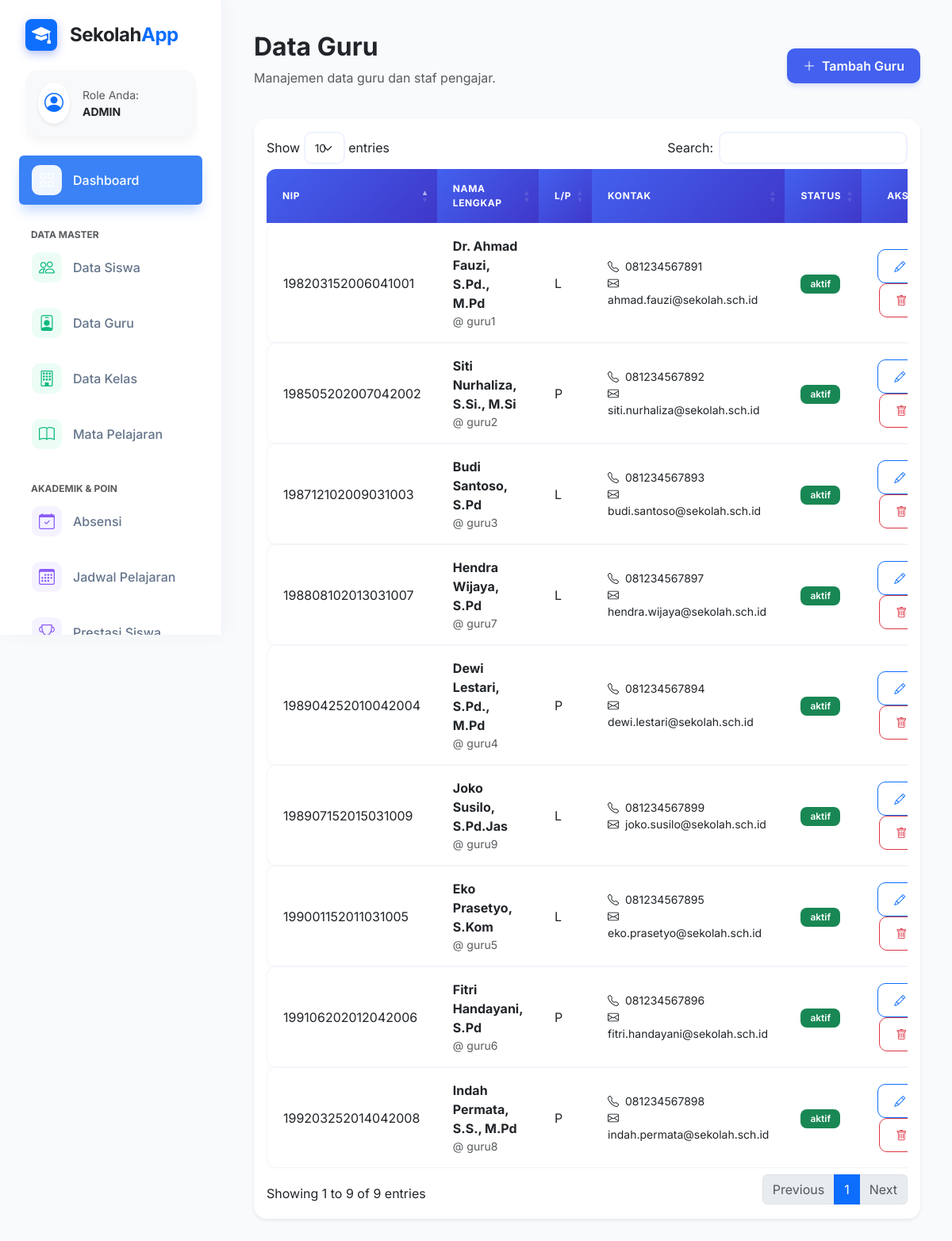
Page /guru (signed in) on the committed database.
### tables this page shows
CREATE TABLE `users` (
  `id` INT AUTO_INCREMENT PRIMARY KEY,
  `username` VARCHAR(50) UNIQUE NOT NULL,
  `password` VARCHAR(255) NOT NULL,
  `nama_lengkap` VARCHAR(100) NOT NULL,
  `jenis_kelamin` ENUM('L','P') DEFAULT 'L',
  `nip` VARCHAR(30) UNIQUE,
  `tempat_lahir` VARCHAR(50),
  `tanggal_lahir` DATE,
  `alamat` TEXT,
  `no_telepon` VARCHAR(15),
  `email` VARCHAR(100) UNIQUE,
  `role` ENUM('admin','guru','siswa') DEFAULT 'guru',
  `jabatan` VARCHAR(100),
  `bidang_studi` VARCHAR(100),
  `foto` VARCHAR(255),
  `status` ENUM('aktif','nonaktif','pensiun','pindah') DEFAULT 'aktif',
  `last_login` TIMESTAMP,
  `created_at` TIMESTAMP DEFAULT CURRENT_TIMESTAMP,
  `updated_at` TIMESTAMP DEFAULT CURRENT_TIMESTAMP ON UPDATE CURRENT_TIMESTAMP
);

### controllers/GuruController.php (called while the page is built, shortened)
<?php
class GuruController extends BaseController
{
    public function index()
    {
        $model = $this->model('GuruModel');
        $data = [
            'title' => 'Data Guru',
            'guru' => $model->getAllGuru()
        ];
        $this->view('guru/index', $data);
    }
}

### core/Router.php (called while the page is built, shortened)
<?php
class Router
{
    protected $method = 'index';
    public function __construct()
    {
        $url = $this->parseUrl();
        if (isset($url[0])) {
            $controllerName = ucfirst($url[0]) . 'Controller';
            if (file_exists(__DIR__ . '/../controllers/' . $controllerName . '.php')) {
                unset($url[0]);
            }
        }
        $this->controller = new $this->controller;
        $this->params = $url ? array_values($url) : [];
        call_user_func_array([$this->controller, $this->method], $this->params);
    }
    public function parseUrl()
    {
        if (isset($_GET['url'])) {
            return explode('/', filter_var(rtrim($_GET['url'], '/'), FILTER_SANITIZE_URL));
        }
        return [];
    }
}

### index.php (called while the page is built)
<?php
require_once 'config/database.php';
require_once 'core/Router.php';
require_once 'core/BaseController.php';
require_once 'core/BaseModel.php';
$app = new Router();

### core/Database.php (called while the page is built, shortened)
<?php
class Database
{
    private $host = DB_HOST;
    private $user = DB_USER;
    private $pass = DB_PASS;
    private $dbname = DB_NAME;
    public $conn;
    private function connect()
    {
        $this->conn = new mysqli($this->host, $this->user, $this->pass, $this->dbname);
    }
    public function rawQuery($sql)
    {
        return $this->conn->query($sql);
    }
}

### core/BaseModel.php (called while the page is built, shortened)
<?php
require_once __DIR__ . '/Database.php';
class BaseModel
{
    protected $db;
    public function __construct()
    {
        $this->db = new Database();
    }
    public function rawQuery($sql)
    {
        return $this->db->rawQuery($sql);
    }
}

### models/GuruModel.php (called while the page is built, shortened)
<?php
class GuruModel extends BaseModel
{
    public function getAllGuru()
    {
        return $this->rawQuery("SELECT * FROM users WHERE role = 'guru' AND status != 'nonaktif' ORDER BY nama_lengkap ASC")->fetch_all(MYSQLI_ASSOC);
    }
}

### views/guru/index.php (the view)
<div class="main-content">
    <div class="d-flex justify-content-between align-items-center mb-4">
        <div>
            <h2 class="fw-bold text-dark">Data Guru</h2>
            <p class="text-muted">Manajemen data guru dan staf pengajar.</p>
        </div>
        <?php if ($_SESSION['role'] == 'admin'): ?>
            <a href="<?= BASE_URL ?>guru/create" class="btn btn-primary">
                <i class="bi bi-plus-lg me-2"></i>Tambah Guru
            </a>
        <?php endif; ?>
    </div>
    <div class="card border-0 shadow-sm">
        <div class="card-body">
            <div class="table-responsive">
                <table class="table table-hover align-middle datatable w-100">
                    <thead class="bg-light">
                        <tr>
                            <th>NIP</th>
                            <th>Nama Lengkap</th>
                            <th>L/P</th>
                            <th>Kontak</th>
                            <th>Status</th>
                            <?php if ($_SESSION['role'] == 'admin'): ?>
                                <th class="text-center" width="150">Aksi</th>
                            <?php endif; ?>
                        </tr>
                    </thead>
                    <tbody>
                        <?php foreach ($guru as $g): ?>
                            <tr>
                                <td>
                                    <?= $g['nip'] ?? '-' ?>
                                </td>
                                <td>
                                    <div class="fw-bold">
                                        <?= $g['nama_lengkap'] ?>
                                    </div>
                                    <div class="small text-muted">@
                                        <?= $g['username'] ?>
                                    </div>
                                </td>
                                <td>
                                    <?= $g['jenis_kelamin'] ?>
                                </td>
                                <td>
                                    <div class="small"><i class="bi bi-telephone me-1"></i>
                                        <?= $g['no_telepon'] ?>
                                    </div>
                                    <div class="small"><i class="bi bi-envelope me-1"></i>
                                        <?= $g['email'] ?>
                                    </div>
                                </td>
                                <td><span class="badge bg-success">
                                        <?= $g['status'] ?>
                                    </span></td>
                                <?php if ($_SESSION['role'] == 'admin'): ?>
                                    <td class="text-center">
                                        <a href="<?= BASE_URL ?>guru/edit/<?= $g['id'] ?>"
                                            class="btn btn-sm btn-outline-primary me-1"><i class="bi bi-pencil"></i></a>
                                        <a href="<?= BASE_URL ?>guru/delete/<?= $g['id'] ?>"
                                            class="btn btn-sm btn-outline-danger"
                                            onclick="return confirm('Hapus data guru ini?')"><i class="bi bi-trash"></i></a>
                                    </td>
                                <?php endif; ?>
                            </tr>
                        <?php endforeach; ?>
                    </tbody>
                </table>
            </div>
        </div>
    </div>
</div>

### views/layouts/header.php (style rules this page uses)
:root { --primary-color: #4361ee; --primary-light: #eef2ff; --secondary-color: #3f37c9; --success-color: #10b981; --danger-color: #ef4444; --warning-color: #f59e0b; --info-color: #3b82f6; --sidebar-width: 280px; --bg-body: #f8fafc; --card-shadow: 0 10px 15px -3px rgba(0, 0, 0, 0.04), 0 4px 6px -2px rgba(0, 0, 0, 0.02); }
body { font-family: 'Inter', sans-serif; background-color: var(--bg-body); color: #1e293b; }
.main-content { margin-left: var(--sidebar-width); padding: 40px; }
.card { border: 1px solid #f1f5f9; border-radius: 16px; box-shadow: var(--card-shadow); transition: transform 0.2s, box-shadow 0.2s; background: #fff; }
.table:not(.calendar-table) thead th { border: none; background: linear-gradient(135deg, var(--primary-color), var(--secondary-color)); color: white; text-transform: uppercase; font-size: 0.75rem; font-weight: 700; letter-spacing: 0.05em; padding: 16px 20px; vertical-align: middle; }
.table:not(.calendar-table) thead th:first-child { border-top-left-radius: 12px; }
.table:not(.calendar-table) thead th:last-child { border-top-right-radius: 12px; }
.table:not(.calendar-table) tbody tr { background-color: #fff; box-shadow: 0 1px 3px rgba(0, 0, 0, 0.02); transition: all 0.2s; }
.table:not(.calendar-table) tbody td { padding: 16px 20px; border-top: 1px solid #f1f5f9; border-bottom: 1px solid #f1f5f9; }
.table:not(.calendar-table) tbody td:first-child { border-left: 1px solid #f1f5f9; border-top-left-radius: 12px; border-bottom-left-radius: 12px; }
.table:not(.calendar-table) tbody td:last-child { border-right: 1px solid #f1f5f9; border-top-right-radius: 12px; border-bottom-right-radius: 12px; }
.badge { padding: 6px 12px; font-weight: 600; border-radius: 8px; }
.btn { border-radius: 10px; padding: 10px 20px; font-weight: 600; transition: all 0.2s; }
.btn-primary { background-color: var(--primary-color); border: none; box-shadow: 0 4px 6px -1px rgba(67, 97, 238, 0.2); }

### rows in the picture
users: nip "198712102009031003", nama_lengkap "Budi Santoso, S.Pd", username "guru3", jenis_kelamin "L", no_telepon "081234567893", email "budi.santoso@sekolah.sch.id", status "aktif"
users: nip "198904252010042004", nama_lengkap "Dewi Lestari, S.Pd., M.Pd", username "guru4", jenis_kelamin "P", no_telepon "081234567894", email "dewi.lestari@sekolah.sch.id", status "aktif"
users: nip "198203152006041001", nama_lengkap "Dr. Ahmad Fauzi, S.Pd., M.Pd", username "guru1", jenis_kelamin "L", no_telepon "081234567891", email "ahmad.fauzi@sekolah.sch.id", status "aktif"
users: nip "199001152011031005", nama_lengkap "Eko Prasetyo, S.Kom", username "guru5", jenis_kelamin "L", no_telepon "081234567895", email "eko.prasetyo@sekolah.sch.id", status "aktif"
users: nip "199106202012042006", nama_lengkap "Fitri Handayani, S.Pd", username "guru6", jenis_kelamin "P", no_telepon "081234567896", email "fitri.handayani@sekolah.sch.id", status "aktif"
users: nip "198808102013031007", nama_lengkap "Hendra Wijaya, S.Pd", username "guru7", jenis_kelamin "L", no_telepon "081234567897", email "hendra.wijaya@sekolah.sch.id", status "aktif"
users: nip "199203252014042008", nama_lengkap "Indah Permata, S.S., M.Pd", username "guru8", jenis_kelamin "P", no_telepon "081234567898", email "indah.permata@sekolah.sch.id", status "aktif"
users: nip "198907152015031009", nama_lengkap "Joko Susilo, S.Pd.Jas", username "guru9", jenis_kelamin "L", no_telepon "081234567899", email "joko.susilo@sekolah.sch.id", status "aktif"
users: nip "198505202007042002", nama_lengkap "Siti Nurhaliza, S.Si., M.Si", username "guru2", jenis_kelamin "P", no_telepon "081234567892", email "siti.nurhaliza@sekolah.sch.id", status "aktif"

### other values in the picture
$role "ADMIN"
